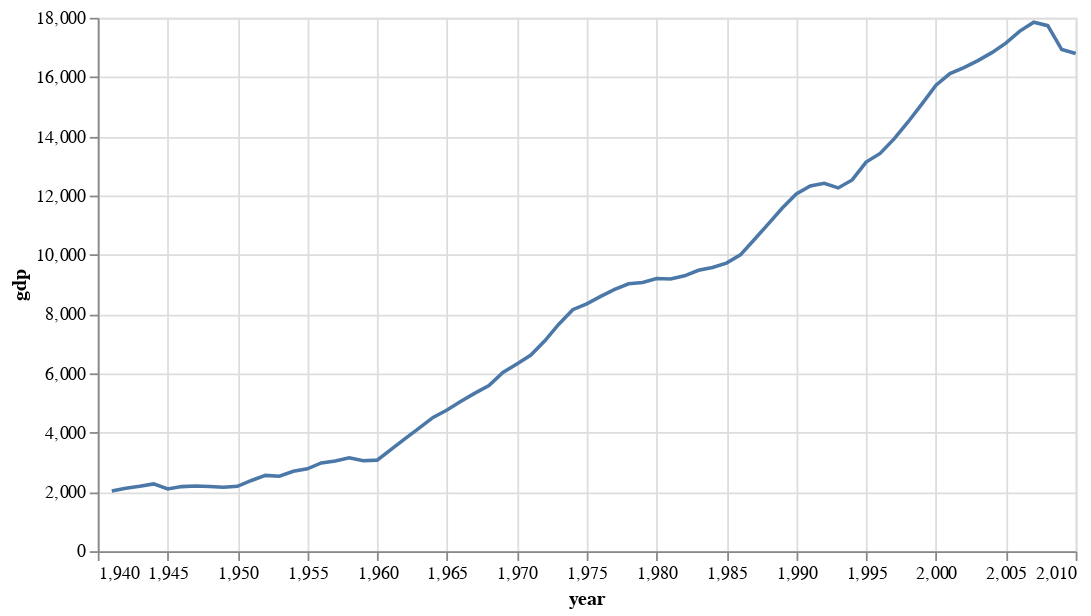

Notebook code for this chart:
### Code cell
base = alt.Chart(spain).properties(width=550)

line1 = base.mark_line().encode(
    x='year',
    y='gdp'
)


line1

### Figure 1 — Vega-Lite specification as saved in the notebook (floating-point values rounded to 4 significant figures)
{"config": {"view": {"continuousWidth": 400, "continuousHeight": 300}}, "data": {"name": "data-b33f352511dc076c47cb63768a1a7cae"}, "mark": "line", "encoding": {"x": {"type": "quantitative", "field": "year"}, "y": {"type": "quantitative", "field": "gdp"}}, "width": 550, "$schema": "https://vega.github.io/schema/vega-lite/v4.8.1.json", "datasets": {"data-b33f352511dc076c47cb63768a1a7cae": [{"country": "Spain", "code": "ESP", "year": 1941, "gdp": 2030.0}, {"country": "Spain", "code": "ESP", "year": 1942, "gdp": 2126.0}, {"country": "Spain", "code": "ESP", "year": 1943, "gdp": 2188.0}, {"country": "Spain", "code": "ESP", "year": 1944, "gdp": 2271.0}, {"country": "Spain", "code": "ESP", "year": 1945, "gdp": 2102.0}, {"country": "Spain", "code": "ESP", "year": 1946, "gdp": 2179.0}, {"country": "Spain", "code": "ESP", "year": 1947, "gdp": 2198.0}, {"country": "Spain", "code": "ESP", "year": 1948, "gdp": 2186.0}, {"country": "Spain", "code": "ESP", "year": 1949, "gdp": 2155.0}, {"country": "Spain", "code": "ESP", "year": 1950, "gdp": 2189.0}, {"country": "Spain", "code": "ESP", "year": 1951, "gdp": 2386.0}, {"country": "Spain", "code": "ESP", "year": 1952, "gdp": 2558.0}, {"country": "Spain", "code": "ESP", "year": 1953, "gdp": 2528.0}, {"country": "Spain", "code": "ESP", "year": 1954, "gdp": 2696.0}, {"country": "Spain", "code": "ESP", "year": 1955, "gdp": 2778.0}, {"country": "Spain", "code": "ESP", "year": 1956, "gdp": 2978.0}, {"country": "Spain", "code": "ESP", "year": 1957, "gdp": 3046.0}, {"country": "Spain", "code": "ESP", "year": 1958, "gdp": 3150.0}, {"country": "Spain", "code": "ESP", "year": 1959, "gdp": 3050.0}, {"country": "Spain", "code": "ESP", "year": 1960, "gdp": 3072.0}, {"country": "Spain", "code": "ESP", "year": 1961, "gdp": 3436.0}, {"country": "Spain", "code": "ESP", "year": 1962, "gdp": 3800.0}, {"country": "Spain", "code": "ESP", "year": 1963, "gdp": 4151.0}, {"country": "Spain", "code": "ESP", "year": 1964, "gdp": 4515.0}, {"country": "Spain", "code": "ESP", "year": 1965, "gdp": 4762.0}, {"country": "Spain", "code": "ESP", "year": 1966, "gdp": 5060.0}, {"country": "Spain", "code": "ESP", "year": 1967, "gdp": 5334.0}, {"country": "Spain", "code": "ESP", "year": 1968, "gdp": 5588.0}, {"country": "Spain", "code": "ESP", "year": 1969, "gdp": 6032.0}, {"country": "Spain", "code": "ESP", "year": 1970, "gdp": 6319.0}, {"country": "Spain", "code": "ESP", "year": 1971, "gdp": 6618.0}, {"country": "Spain", "code": "ESP", "year": 1972, "gdp": 7099.0}, {"country": "Spain", "code": "ESP", "year": 1973, "gdp": 7661.0}, {"country": "Spain", "code": "ESP", "year": 1974, "gdp": 8149.0}, {"country": "Spain", "code": "ESP", "year": 1975, "gdp": 8346.0}, {"country": "Spain", "code": "ESP", "year": 1976, "gdp": 8599.0}, {"country": "Spain", "code": "ESP", "year": 1977, "gdp": 8833.0}, {"country": "Spain", "code": "ESP", "year": 1978, "gdp": 9023.0}, {"country": "Spain", "code": "ESP", "year": 1979, "gdp": 9068.0}, {"country": "Spain", "code": "ESP", "year": 1980, "gdp": 9203.0}, {"country": "Spain", "code": "ESP", "year": 1981, "gdp": 9186.0}, {"country": "Spain", "code": "ESP", "year": 1982, "gdp": 9293.0}, {"country": "Spain", "code": "ESP", "year": 1983, "gdp": 9478.0}, {"country": "Spain", "code": "ESP", "year": 1984, "gdp": 9571.0}, {"country": "Spain", "code": "ESP", "year": 1985, "gdp": 9722.0}, {"country": "Spain", "code": "ESP", "year": 1986, "gdp": 9998.0}, {"country": "Spain", "code": "ESP", "year": 1987, "gdp": 10520.0}, {"country": "Spain", "code": "ESP", "year": 1988, "gdp": 11050.0}, {"country": "Spain", "code": "ESP", "year": 1989, "gdp": 11580.0}, {"country": "Spain", "code": "ESP", "year": 1990, "gdp": 12050.0}, {"country": "Spain", "code": "ESP", "year": 1991, "gdp": 12330.0}, {"country": "Spain", "code": "ESP", "year": 1992, "gdp": 12410.0}, {"country": "Spain", "code": "ESP", "year": 1993, "gdp": 12260.0}, {"country": "Spain", "code": "ESP", "year": 1994, "gdp": 12530.0}, {"country": "Spain", "code": "ESP", "year": 1995, "gdp": 13130.0}, {"country": "Spain", "code": "ESP", "year": 1996, "gdp": 13420.0}, {"country": "Spain", "code": "ESP", "year": 1997, "gdp": 13910.0}, {"country": "Spain", "code": "ESP", "year": 1998, "gdp": 14480.0}, {"country": "Spain", "code": "ESP", "year": 1999, "gdp": 15090.0}, {"country": "Spain", "code": "ESP", "year": 2000, "gdp": 15720.0}, {"country": "Spain", "code": "ESP", "year": 2001, "gdp": 16120.0}, {"country": "Spain", "code": "ESP", "year": 2002, "gdp": 16320.0}, {"country": "Spain", "code": "ESP", "year": 2003, "gdp": 16550.0}, {"country": "Spain", "code": "ESP", "year": 2004, "gdp": 16820.0}, {"country": "Spain", "code": "ESP", "year": 2005, "gdp": 17140.0}, {"country": "Spain", "code": "ESP", "year": 2006, "gdp": 17550.0}, {"country": "Spain", "code": "ESP", "year": 2007, "gdp": 17850.0}, {"country": "Spain", "code": "ESP", "year": 2008, "gdp": 17730.0}, {"country": "Spain", "code": "ESP", "year": 2009, "gdp": 16930.0}, {"country": "Spain", "code": "ESP", "year": 2010, "gdp": 16800.0}]}}
